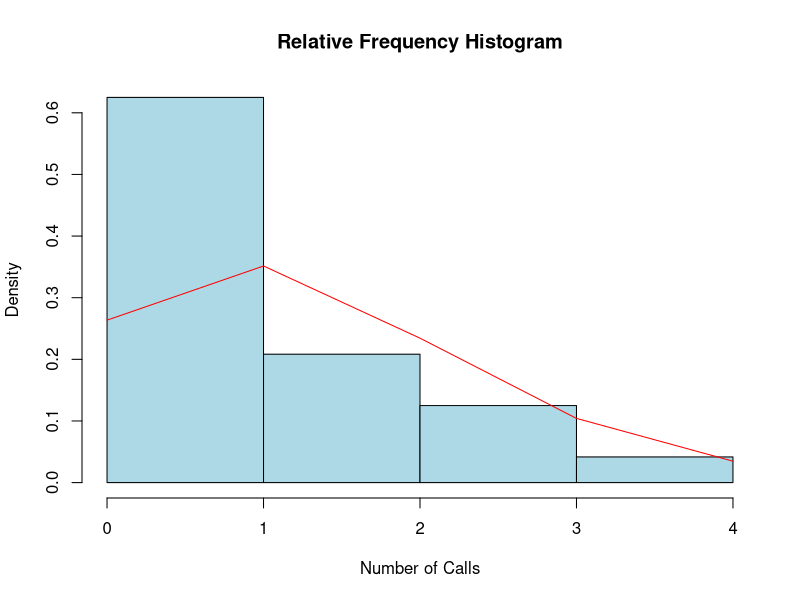

Recreate this plot in R.
oct29 <- c(0, 1, 1, 1, 0, 1, 2, 1, 4, 1, 2, 3)
oct30 <- c(0, 3, 0, 1, 0, 1, 1, 2, 3, 0, 2, 2)
calls <- c(oct29, oct30)

sample_mean <- mean(calls)
sample_variance <- var(calls)

hist(calls, breaks = max(calls) - min(calls) + 1, 
     freq = FALSE, col = "lightblue", 
     main = "Relative Frequency Histogram", 
     xlab = "Number of Calls", 
     ylab = "Density")

x_vals <- min(calls):max(calls)
lines(x_vals, dpois(x_vals, lambda = mean(calls)), col = "red")

cat("Sample Mean:", mean(calls), "\n")
cat("Sample Variance:", var(calls), "\n")